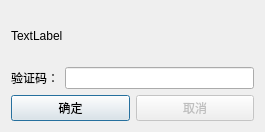
<?xml version="1.0" encoding="UTF-8"?>
<ui version="4.0">
 <class>DialogCertification</class>
 <widget class="QDialog" name="DialogCertification">
  <property name="geometry">
   <rect>
    <x>0</x>
    <y>0</y>
    <width>265</width>
    <height>132</height>
   </rect>
  </property>
  <property name="sizePolicy">
   <sizepolicy hsizetype="Fixed" vsizetype="Fixed">
    <horstretch>0</horstretch>
    <verstretch>0</verstretch>
   </sizepolicy>
  </property>
  <property name="windowTitle">
   <string>请输入验证码</string>
  </property>
  <layout class="QGridLayout" name="gridLayout">
   <item row="1" column="0">
    <widget class="QLabel" name="LabelImage">
     <property name="text">
      <string>TextLabel</string>
     </property>
    </widget>
   </item>
   <item row="3" column="0">
    <layout class="QHBoxLayout" name="horizontalLayout">
     <item>
      <widget class="QPushButton" name="ButtonOk">
       <property name="text">
        <string>确定</string>
       </property>
      </widget>
     </item>
     <item>
      <widget class="QPushButton" name="ButtonCancel">
       <property name="enabled">
        <bool>false</bool>
       </property>
       <property name="text">
        <string>取消</string>
       </property>
      </widget>
     </item>
    </layout>
   </item>
   <item row="2" column="0">
    <layout class="QHBoxLayout" name="horizontalLayout_2">
     <item>
      <widget class="QLabel" name="label">
       <property name="text">
        <string>验证码：</string>
       </property>
      </widget>
     </item>
     <item>
      <widget class="QLineEdit" name="LineEditVerifyCode"/>
     </item>
    </layout>
   </item>
  </layout>
 </widget>
 <resources/>
 <connections>
  <connection>
   <sender>ButtonOk</sender>
   <signal>clicked()</signal>
   <receiver>DialogCertification</receiver>
   <slot>accept()</slot>
   <hints>
    <hint type="sourcelabel">
     <x>101</x>
     <y>93</y>
    </hint>
    <hint type="destinationlabel">
     <x>262</x>
     <y>36</y>
    </hint>
   </hints>
  </connection>
  <connection>
   <sender>ButtonCancel</sender>
   <signal>clicked()</signal>
   <receiver>DialogCertification</receiver>
   <slot>reject()</slot>
   <hints>
    <hint type="sourcelabel">
     <x>213</x>
     <y>92</y>
    </hint>
    <hint type="destinationlabel">
     <x>264</x>
     <y>72</y>
    </hint>
   </hints>
  </connection>
 </connections>
</ui>
